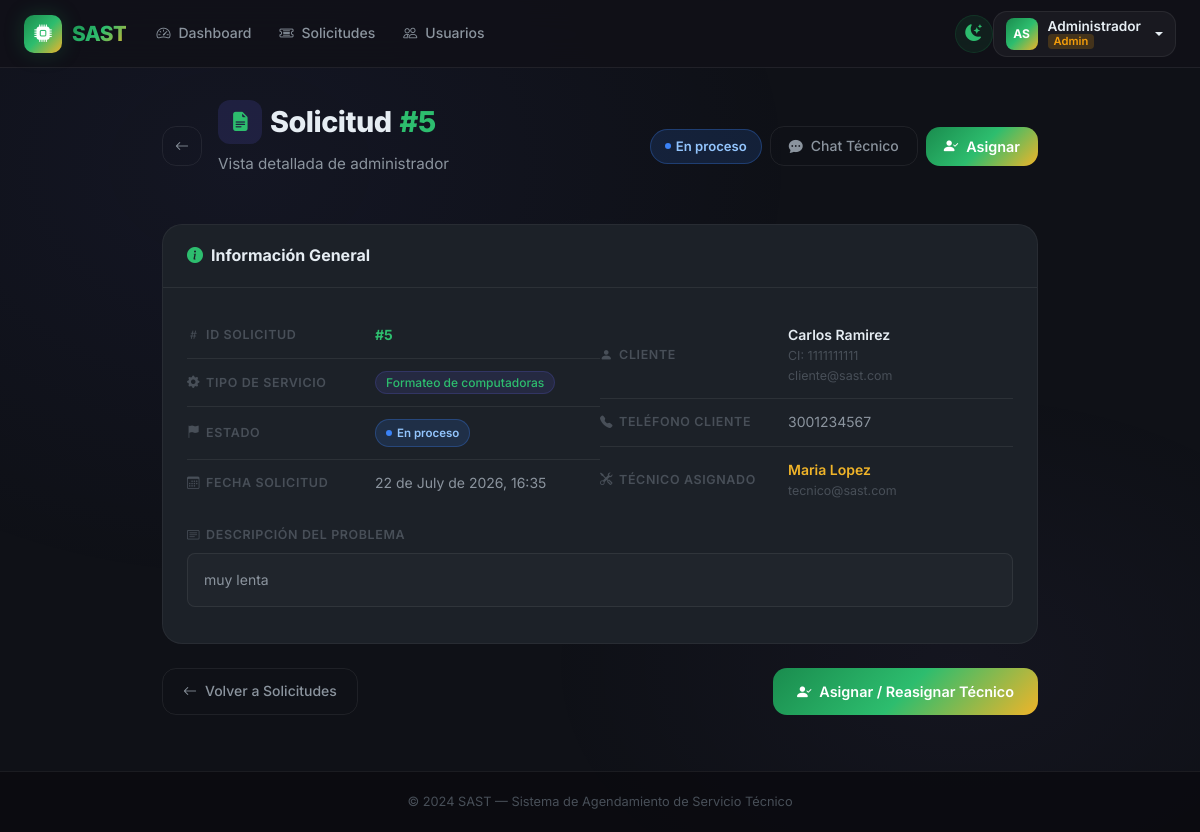
/admin/solicitudes/5 (signed in), run on the app's committed database.
### app/models/user.py (models this page shows, shortened)
class User(UserMixin, db.Model):
    __tablename__ = 'user'
    id_user = db.Column(db.Integer, primary_key=True, autoincrement=True)
    ncedula = db.Column('Ncedula', db.String(20), nullable=False, unique=True)
    nombres = db.Column('Nombres', db.String(100), nullable=False)
    apellidos = db.Column('Apellidos', db.String(100), nullable=False)
    fecha_nacimiento = db.Column(db.Date, nullable=False)
    numero_telefono = db.Column(db.String(20), nullable=False)
    correo = db.Column('Correo', db.String(150), nullable=False, unique=True)
    contrasena = db.Column(db.String(255), nullable=False)
    sector = db.Column('Sector', db.String(100), nullable=False)
    declaracion_veracidad = db.Column(db.Boolean, default=False)
    autorizacion_datos = db.Column(db.Boolean, default=False)
    reset_token = db.Column(db.String(100), nullable=True, unique=True)
    reset_token_expiry = db.Column(db.DateTime, nullable=True)
    id_rol = db.Column(db.Integer, db.ForeignKey('roles.id_rol'), nullable=False)
    solicitudes_como_cliente = db.relationship(
        'Solicitud', foreign_keys='Solicitud.id_cliente',
        backref='cliente', lazy='dynamic'
    )
    solicitudes_como_tecnico = db.relationship(
        'Solicitud', foreign_keys='Solicitud.id_tecnico',
        backref='tecnico', lazy='dynamic'
    )
    mensajes_enviados = db.relationship('Mensaje', backref='remitente', lazy='dynamic')
    reportes = db.relationship('Reporte', backref='tecnico_reporte', lazy='dynamic')
    calificaciones_dadas = db.relationship('CalificacionTecnico', backref='cliente_calificador', lazy='dynamic')
    detalles_tecnico = db.relationship('DetallesTecnico', backref='tecnico_detalle', uselist=False)
    @property
    def nombre_completo(self):
        return f'{self.nombres} {self.apellidos}'
    @property
    def es_admin(self):
        return self.rol.nombre_rol == 'admin'
    @property
    def es_solicitante(self):
        return self.rol.nombre_rol == 'solicitante'

class Rol(db.Model):
    __tablename__ = 'roles'
    id_rol = db.Column(db.Integer, primary_key=True, autoincrement=True)
    nombre_rol = db.Column(db.String(50), nullable=False)
    usuarios = db.relationship('User', backref='rol', lazy=True)

### app/models/solicitud.py (models this page shows, shortened)
class Solicitud(db.Model):
    __tablename__ = 'solicitudes'
    id_solicitud = db.Column(db.Integer, primary_key=True, autoincrement=True)
    descripcion = db.Column(db.Text, nullable=False)
    fecha_atencion = db.Column(db.Date, nullable=False)
    horario_solicitado = db.Column(db.String(50), nullable=False)
    recursos_adicionales = db.Column(db.Text)
    fecha_creacion = db.Column(db.DateTime, default=datetime.utcnow)
    id_cliente = db.Column(db.Integer, db.ForeignKey('user.id_user'), nullable=False)
    id_tecnico = db.Column(db.Integer, db.ForeignKey('user.id_user'), nullable=True)
    id_estado = db.Column(db.Integer, db.ForeignKey('estado_solicitudes.id_estado'), nullable=False)
    id_tipo_soporte = db.Column(db.Integer, db.ForeignKey('tipo_soportes.id_tipo_soporte'), nullable=False)
    mensajes = db.relationship('Mensaje', backref='solicitud', lazy='dynamic', cascade='all, delete-orphan')
    reporte = db.relationship('Reporte', backref='solicitud', uselist=False, cascade='all, delete-orphan')
    calificacion = db.relationship('CalificacionTecnico', backref='solicitud', uselist=False, cascade='all, delete-orphan')

class EstadoSolicitud(db.Model):
    __tablename__ = 'estado_solicitudes'
    id_estado = db.Column(db.Integer, primary_key=True, autoincrement=True)
    nombre_estado = db.Column(db.String(50), nullable=False)
    solicitudes = db.relationship('Solicitud', backref='estado', lazy=True)

class TipoSoporte(db.Model):
    __tablename__ = 'tipo_soportes'
    id_tipo_soporte = db.Column(db.Integer, primary_key=True, autoincrement=True)
    nombre_soporte = db.Column(db.String(100), nullable=False)
    solicitudes = db.relationship('Solicitud', backref='tipo_soporte', lazy=True)

### app/blueprints/admin/__init__.py (the view)
@admin_bp.route('/solicitudes/<int:solicitud_id>')
@login_required
@admin_required
def ver_solicitud(solicitud_id):
    solicitud = Solicitud.query.get_or_404(solicitud_id)
    return render_template('admin/ver_solicitud.html', solicitud=solicitud)

### app/blueprints/admin/__init__.py (called while the page is built)
def admin_required(f):
    @wraps(f)
    def decorated(*args, **kwargs):
        if not current_user.is_authenticated:
            return redirect(url_for('auth.login'))
        if not current_user.es_admin:
            abort(403)
        return f(*args, **kwargs)
    return decorated

### app/templates/admin/ver_solicitud.html (shortened to what this page needs)
{% extends 'base.html' %}
{% block content %}
<div class="container" style="max-width:900px;">
  <div class="page-header">
    <div class="d-flex align-items-center justify-content-between flex-wrap gap-3">
      <div class="d-flex align-items-center gap-3">
        <a href="{{ url_for('admin.solicitudes') }}" class="btn-outline-custom" style="padding:8px 12px;flex-shrink:0;">
          <i class="bi bi-arrow-left"></i>
        </a>
        <div>
          <h1 class="d-flex align-items-center gap-2">
            <span class="stat-icon purple" style="width:44px;height:44px;border-radius:12px;font-size:1.2rem;">
              <i class="bi bi-file-earmark-text-fill"></i>
            </span>
            Solicitud <span style="color:var(--primary-light);">#{{ solicitud.id_solicitud }}</span>
          </h1>
          <p>Vista detallada de administrador</p>
        </div>
      </div>
      <div class="d-flex gap-2 align-items-center flex-wrap">
        {% set estado_slug = solicitud.estado.nombre_estado | lower | replace(' ', '-') %}
        <span class="badge-status status-{{ estado_slug }}" style="font-size:0.82rem;padding:6px 14px;">
          {{ solicitud.estado.nombre_estado }}
        </span>
        {% if solicitud.tecnico %}
        <a href="{{ url_for('admin.chat_solicitud', solicitud_id=solicitud.id_solicitud) }}"
           class="btn-outline-custom" style="padding:8px 18px;">
          <i class="bi bi-chat-dots-fill"></i> Chat Técnico
        </a>
        {% endif %}
        {% if solicitud.estado.nombre_estado in ['Pendiente', 'En proceso'] %}
        <a href="{{ url_for('admin.asignar_tecnico', solicitud_id=solicitud.id_solicitud) }}" class="btn-primary-custom" style="padding:8px 18px;">
          <i class="bi bi-person-check-fill"></i> Asignar
        </a>
        {% elif solicitud.estado.nombre_estado == 'Resuelto' %}
        <a href="{{ url_for('admin.descargar_pdf', solicitud_id=solicitud.id_solicitud) }}" class="btn-primary-custom" style="padding:8px 18px;">
          <i class="bi bi-file-earmark-pdf-fill"></i> Descargar Informe
        </a>
        {% endif %}
      </div>
    </div>
  </div>
  <div class="section-card mb-4">
    <div class="section-card-header">
      <div class="d-flex align-items-center gap-2">
        <i class="bi bi-info-circle-fill" style="color:var(--primary-light);"></i>
        <span style="font-weight:700;">Información General</span>
      </div>
    </div>
    <div class="section-card-body">
      <div class="row g-0">
        <div class="col-md-6">
          <div class="detail-row">
            <div class="detail-label"><i class="bi bi-hash"></i> ID Solicitud</div>
            <div class="detail-value" style="font-weight:700;color:var(--primary-light);">#{{ solicitud.id_solicitud }}</div>
          </div>
          <div class="detail-row">
            <div class="detail-label"><i class="bi bi-gear-fill"></i> Tipo de Servicio</div>
            <div class="detail-value">
              <span class="badge-type">{{ solicitud.tipo_soporte.nombre_soporte }}</span>
            </div>
          </div>
          <div class="detail-row">
            <div class="detail-label"><i class="bi bi-flag-fill"></i> Estado</div>
            <div class="detail-value">
              <span class="badge-status status-{{ estado_slug }}">{{ solicitud.estado.nombre_estado }}</span>
            </div>
          </div>
          <div class="detail-row">
            <div class="detail-label"><i class="bi bi-calendar3"></i> Fecha Solicitud</div>
            <div class="detail-value">
              {{ solicitud.fecha_creacion.strftime('%d de %B de %Y, %H:%M') if solicitud.fecha_creacion else '—' }}
            </div>
          </div>
        </div>
        <div class="col-md-6">
          <div class="detail-row">
            <div class="detail-label"><i class="bi bi-person-fill"></i> Cliente</div>
            <div class="detail-value">
              <div style="font-weight:600;color:var(--text-primary);">{{ solicitud.cliente.nombre_completo }}</div>
              <div style="font-size:0.78rem;color:var(--text-muted);">CI: {{ solicitud.cliente.ncedula }}</div>
              <div style="font-size:0.78rem;color:var(--text-muted);">{{ solicitud.cliente.correo }}</div>
            </div>
          </div>
          <div class="detail-row">
            <div class="detail-label"><i class="bi bi-telephone-fill"></i> Teléfono Cliente</div>
            <div class="detail-value">{{ solicitud.cliente.numero_telefono or '—' }}</div>
          </div>
          <div class="detail-row">
            <div class="detail-label"><i class="bi bi-tools"></i> Técnico Asignado</div>
            <div class="detail-value">
              {% if solicitud.tecnico %}
              <div style="font-weight:600;color:var(--secondary);">{{ solicitud.tecnico.nombre_completo }}</div>
              <div style="font-size:0.78rem;color:var(--text-muted);">{{ solicitud.tecnico.correo }}</div>
              {% else %}
              <span style="color:var(--text-muted);font-style:italic;">No asignado</span>
              {% endif %}
            </div>
          </div>
        </div>
      </div>
      <div class="detail-row" style="flex-direction:column;gap:8px;border-bottom:none;">
        <div class="detail-label"><i class="bi bi-card-text"></i> Descripción del Problema</div>
        <div class="detail-value" style="background:rgba(255,255,255,0.02);border:1px solid var(--border);border-radius:var(--radius-sm);padding:14px 16px;line-height:1.7;">
          {{ solicitud.descripcion }}
        </div>
      </div>
    </div>
  </div>
  <div class="d-flex gap-3 justify-content-between flex-wrap pb-4">
    <a href="{{ url_for('admin.solicitudes') }}" class="btn-outline-custom">
      <i class="bi bi-arrow-left"></i> Volver a Solicitudes
    </a>
    {% if solicitud.estado.nombre_estado in ['Pendiente', 'En proceso'] %}
    <a href="{{ url_for('admin.asignar_tecnico', solicitud_id=solicitud.id_solicitud) }}" class="btn-primary-custom">
      <i class="bi bi-person-check-fill"></i> Asignar / Reasignar Técnico
    </a>
    {% elif solicitud.estado.nombre_estado == 'Resuelto' %}
    <a href="{{ url_for('admin.descargar_pdf', solicitud_id=solicitud.id_solicitud) }}" class="btn-primary-custom">
      <i class="bi bi-file-earmark-pdf-fill"></i> Descargar Informe PDF
    </a>
    {% endif %}
  </div>
</div>
{% endblock %}

### app/templates/base.html (shortened to what this page needs)
<!DOCTYPE html>
<html lang="es">
<head>
    <link href="https://cdn.jsdelivr.net/npm/bootstrap@5.3.3/dist/css/bootstrap.min.css" rel="stylesheet">
    <link rel="stylesheet" href="https://cdn.jsdelivr.net/npm/bootstrap-icons@1.11.3/font/bootstrap-icons.min.css">
    <link rel="stylesheet" href="{{ url_for('static', filename='css/main.css') }}">
</head>
<body>
{% if current_user.is_authenticated %}
<nav class="navbar navbar-expand-lg" id="mainNavbar">
    <div class="container-fluid px-4">
        <a class="navbar-brand" href="{{ url_for('index') }}">
            <div class="brand-icon">
                <i class="bi bi-cpu-fill"></i>
            </div>
            <span>SAST</span>
        </a>
        <div class="collapse navbar-collapse" id="navContent">
            <ul class="navbar-nav me-auto mb-2 mb-lg-0">
                {% if current_user.es_admin %}
                <li class="nav-item">
                    <a class="nav-link {% if request.endpoint == 'admin.dashboard' %}active{% endif %}"
                       href="{{ url_for('admin.dashboard') }}">
                        <i class="bi bi-speedometer2 me-1"></i>Dashboard
                    </a>
                </li>
                <li class="nav-item">
                    <a class="nav-link {% if request.endpoint == 'admin.solicitudes' %}active{% endif %}"
                       href="{{ url_for('admin.solicitudes') }}">
                        <i class="bi bi-ticket-detailed me-1"></i>Solicitudes
                    </a>
                </li>
                <li class="nav-item">
                    <a class="nav-link {% if request.endpoint == 'admin.usuarios' %}active{% endif %}"
                       href="{{ url_for('admin.usuarios') }}">
                        <i class="bi bi-people me-1"></i>Usuarios
                    </a>
                </li>
                {% endif %}
            </ul>
            <button id="themeToggle" title="Cambiar tema" onclick="toggleTheme()">
                <i class="bi bi-moon-stars-fill" id="themeIcon"></i>
            </button>
            <div class="dropdown user-menu">
                <button class="btn user-btn dropdown-toggle" type="button" data-bs-toggle="dropdown">
                    <div class="user-avatar">
                        {{ current_user.nombres[0] }}{{ current_user.apellidos[0] }}
                    </div>
                    <div class="user-info">
                        <span class="user-name">{{ current_user.nombres }}</span>
                        <span class="user-role role-{{ current_user.rol.nombre_rol | replace('é', 'e') | replace('ó', 'o') }}">
                            {{ current_user.rol.nombre_rol | capitalize }}
                        </span>
                    </div>
                </button>
            </div>
        </div>
    </div>
</nav>
{% endif %}
<div id="liveToastContainer" class="toast-container position-fixed bottom-0 end-0 p-3" style="z-index:9999;">
</div>
<main class="main-content {% if not current_user.is_authenticated %}auth-page{% endif %}">
    {% block content %}{% endblock %}
</main>
<footer class="app-footer">
    <div class="container text-center">
        <span>© 2024 SAST — Sistema de Agendamiento de Servicio Técnico</span>
    </div>
</footer>
</body>
</html>

### data on the page
User: Nombres "A", Apellidos "S", nombres "Administrador"
Rol: rol.nombre_rol "Admin"
Solicitud: id_solicitud "5", fecha_creacion "22 de July de 2026, 16:35", descripcion "muy lenta"
EstadoSolicitud: estado.nombre_estado "En proceso"
TipoSoporte: tipo_soporte.nombre_soporte "Formateo de computadoras"
User: cliente.nombre_completo "Carlos Ramirez", cliente.ncedula "1111111111", cliente.correo "cliente@sast.com", cliente "3001234567"
User: tecnico.nombre_completo "Maria Lopez", tecnico.correo "tecnico@sast.com"
